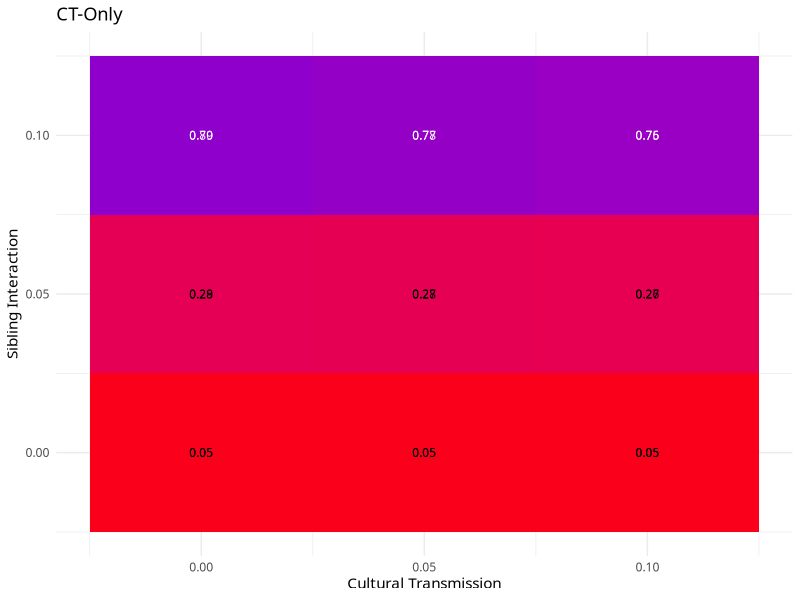
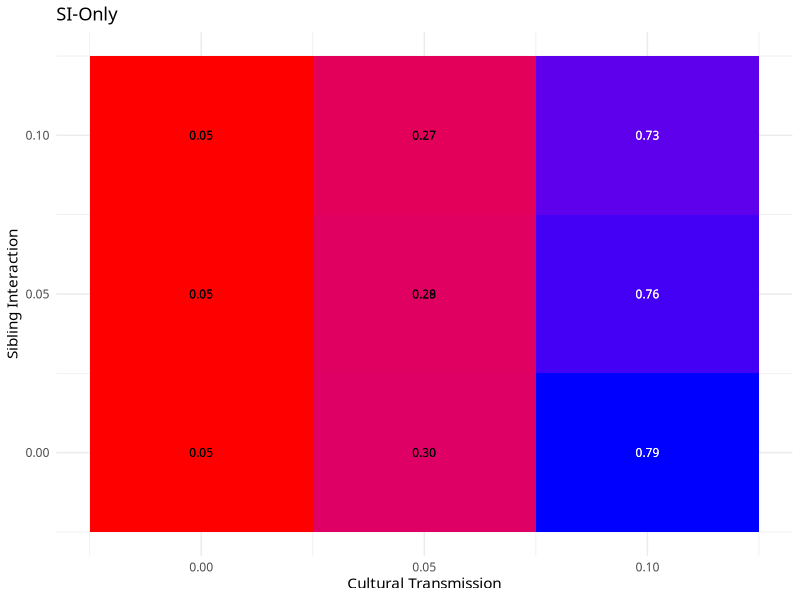
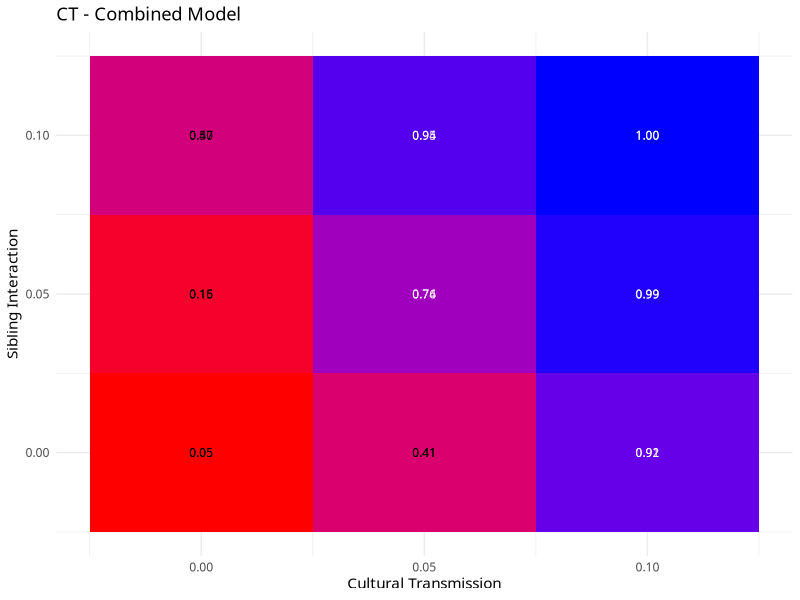
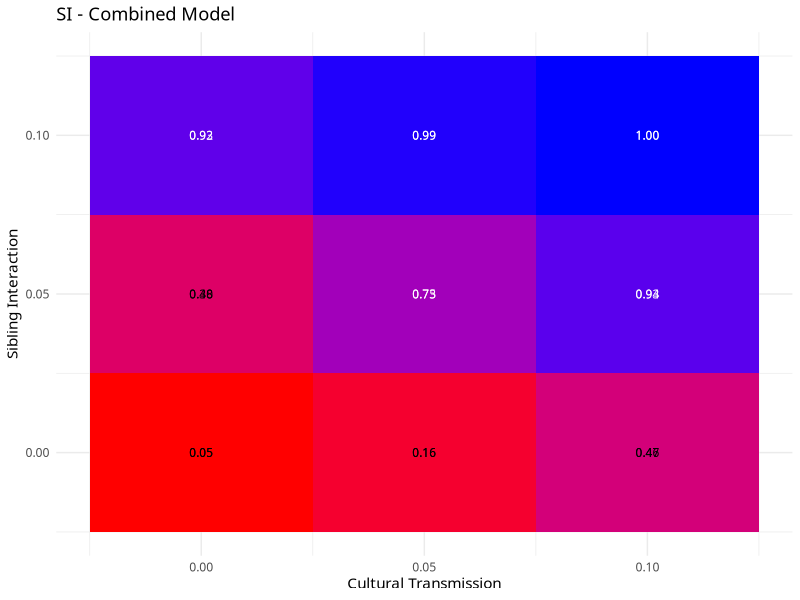
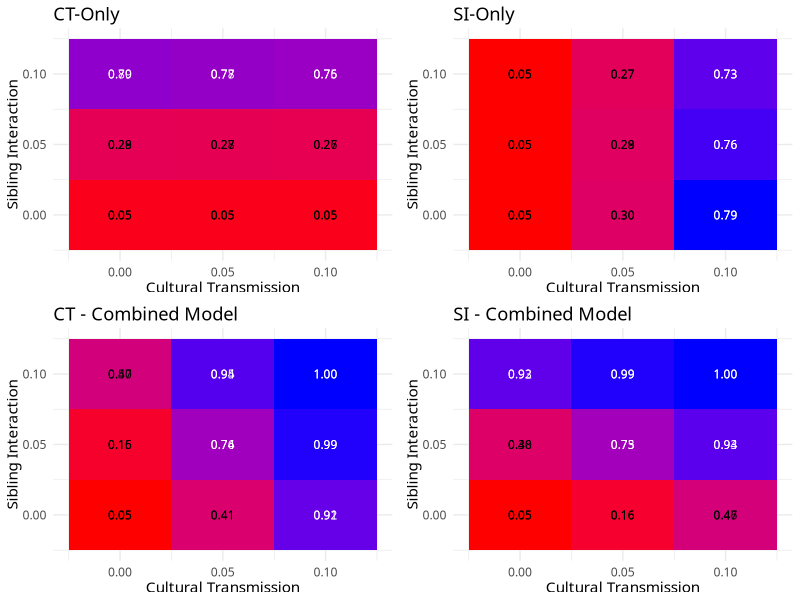
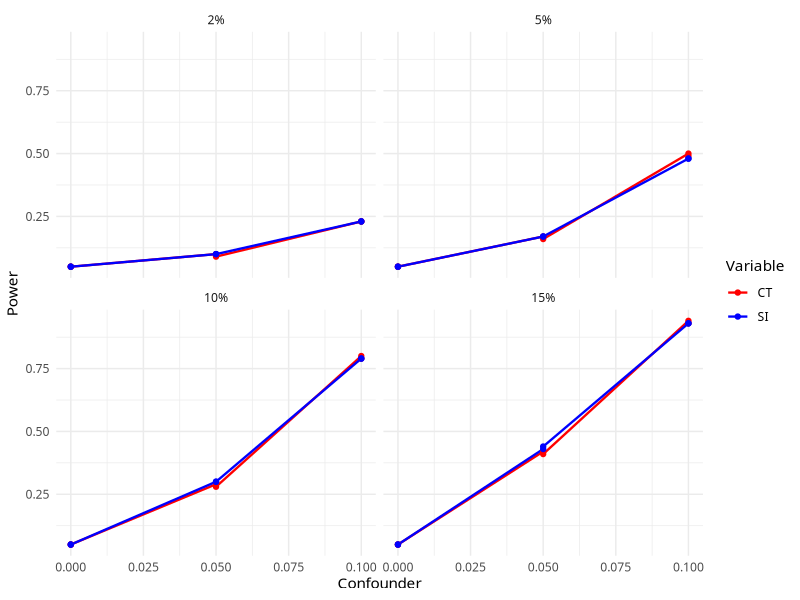

The R script that drew these images, in order: (Note: this script raises an error after producing the figures.)
# Packages
library(tidyverse)
library(cowplot)
library(gridExtra)

# Load in data sets
paper_power <- read.csv("paper_mx_power.csv")
paper_estimates <- read.csv("paper_mx_estimates.csv")

# RUNNING TEXT
# Plot 2 - Statistical Power Relative to effect sizes for cultural transmission and sibling interaction
part1 <- paper_power %>%
  filter(PGS == 0.1) %>%
  ggplot(aes(x = g, y = b, fill = p1)) +
  geom_tile() +
  geom_text(aes(label = sprintf("%.2f", p1),
                color = ifelse(p1 > 0.5, "white", "black")),  # Dynamic text color
            size = 3, family = "CMU Serif") +
  scale_fill_gradient(low = "red", high = "blue", limits = c(0, 1)) +  # Two-colored gradient
  scale_color_identity() +  # Use identity scale for text color (white/black)
  labs(x = "Cultural Transmission", y = "Sibling Interaction", fill = "Power") +
  ggtitle("CT-Only") +
  theme_minimal(base_family = "CMU Serif") +
  theme(legend.position = "none")

part2 <- paper_power %>%
  filter(PGS == 0.1) %>%
  ggplot(aes(x = g, y = b, fill = p2)) +
  geom_tile() +
  geom_text(aes(label = sprintf("%.2f", p2),
                color = ifelse(p2 > 0.5, "white", "black")),  # Dynamic text color
            size = 3, family = "CMU Serif") +
  scale_fill_gradient(low = "red", high = "blue") +  # Two-colored gradient
  scale_color_identity() +  # Use identity scale for text color (white/black)
  labs(x = "Cultural Transmission", y = "Sibling Interaction", fill = "Power") +
  ggtitle("SI-Only") +
  theme_minimal(base_family = "CMU Serif") +
  theme(legend.position = "none")

part3 <- paper_power %>%
  filter(PGS == 0.1) %>%
  ggplot(aes(x = g, y = b, fill = p3)) +
  geom_tile() +
  geom_text(aes(label = sprintf("%.2f", p3),
                color = ifelse(p3 > 0.5, "white", "black")),  # Dynamic text color
            size = 3, family = "CMU Serif") +
  scale_fill_gradient(low = "red", high = "blue") +  # Two-colored gradient
  scale_color_identity() +  # Use identity scale for text color (white/black)
  labs(x = "Cultural Transmission", y = "Sibling Interaction", fill = "Power") +
  ggtitle("CT - Combined Model") +
  theme_minimal(base_family = "CMU Serif") +
  theme(legend.position = "none")

part4 <- paper_power %>%
  filter(PGS == 0.1) %>%
  ggplot(aes(x = g, y = b, fill = p4)) +
  geom_tile() +
  geom_text(aes(label = sprintf("%.2f", p4),
                color = ifelse(p4 > 0.5, "white", "black")),  # Dynamic text color
            size = 3, family = "CMU Serif") +
  scale_fill_gradient(low = "red", high = "blue") +  # Two-colored gradient
  scale_color_identity() +  # Use identity scale for text color (white/black)
  labs(x = "Cultural Transmission", y = "Sibling Interaction", fill = "Power") +
  ggtitle("SI - Combined Model") +
  theme_minimal(base_family = "CMU Serif") +
  theme(legend.position = "none")

# Combine the plots into a grid
plot2 <- plot_grid(part1, part2, part3, part4, ncol = 2)

# Plot 3 - Type I Error Rate for Four Different Strengths of PGS Predictive Power in the MZ & DZ Sample
p1_mx_data <- paper_power %>%
  filter(g == 0) %>%
  dplyr::select("b", "p1", "PGS") %>%
  mutate(Variable = "CT", Sample = "MZ & DZ") %>%
  rename(Confounder = b, Power = p1)

p2_mx_data <- paper_power %>%
  filter(b == 0) %>%
  dplyr::select("g", "p2", 'PGS') %>%
  mutate(Variable = "SI", Sample = "MZ & DZ") %>%
  rename(Confounder = g, Power = p2)

mx_mzdz_data <- rbind(p1_mx_data, p2_mx_data) %>%
  mutate(PGS_percent = factor(scales::percent(PGS), levels = c("2%", "5%", "10%", "15%")))

plot3 <- ggplot(data = mx_mzdz_data, mapping = aes(x = Confounder, y = Power, color = Variable)) +
  geom_line(linewidth = 0.8) +
  geom_point(size = 1.5) +
  facet_wrap(~PGS_percent) +
  scale_color_manual(values = c("red", "blue")) +
  theme_minimal(base_family = "CMU Serif")

# Plot 4 - Type I Error Rate for Four Different Strengths of PGS Predictive Power in the MZ & DZ vs. DZ-only Sample
p5_mx_data <- paper_power %>%
  filter(g == 0) %>%
  dplyr::select("b", "p5", "PGS") %>%
  mutate(Variable = "CT", Sample = "DZ") %>%
  rename(Confounder = b, Power = p5)

p6_mx_data <- paper_power %>%
  filter(b == 0) %>%
  dplyr::select("g", "p6", 'PGS') %>%
  mutate(Variable = "SI", Sample = "DZ") %>%
  rename(Confounder = g, Power = p6)

mx_dz_data <- rbind(p5_mx_data, p6_mx_data) %>%
  mutate(PGS_percent = factor(scales::percent(PGS), levels = c("2%", "5%", "10%", "15%")))

full_mx_data <- rbind(mx_mzdz_data, mx_dz_data)

plot4 <- ggplot(data = full_mx_data, mapping = aes(x = Confounder, y = Power, color = Variable, linetype = Sample)) +
  geom_line(linewidth = 0.8) +
  geom_point(size = 1.5) +
  facet_wrap(~PGS_percent) +
  scale_linetype_manual(values = c("DZ" = "dotted", "MZ & DZ" = "solid")) +
  scale_color_manual(values = c("red", "blue")) +
  theme_minimal(base_family = "CMU Serif")

# APPENDIX
# Plot 1
appendix1 <- ggplot(data_noCT_long, aes(x = SI, y = value, color = variable, shape = variable)) +
  geom_line() +
  geom_point() +
  labs(title = NULL,
       x = "Sibling Interaction",
       y = "Power",
       color = "Parameter", shape = "Parameter") +
  scale_color_manual(values = colorRampPalette(c("red", "blue"))(4)) +
  scale_shape_manual(values = c(15, 17, 18, 19)) +
  theme_minimal(base_family = "CMU Serif")

# Plot 2
appendix2 <- ggplot(data_noSI_long, aes(x = CT, y = value, color = variable, shape = variable)) +
  geom_line() +
  geom_point() +
  labs(title = NULL,
       x = "Cultural Transmission",
       y = "Power",
       color = "Parameter", shape = "Parameter") +
  scale_color_manual(values = colorRampPalette(c("red", "blue"))(4)) +
  scale_shape_manual(values = c(15, 17, 18, 19)) +
  theme_minimal(base_family = "CMU Serif")

# Plot 3
# Creating and standardizing the data
comp_plot_data <- data.frame(setting = 1:4, a = sqrt(seq(.4,1,.2)), c = sqrt(.3), e = sqrt(.3))
comp_plot_data$a_stand <- comp_plot_data$a / (comp_plot_data$a + comp_plot_data$c + comp_plot_data$e)
comp_plot_data$c_stand <- comp_plot_data$c / (comp_plot_data$a + comp_plot_data$c + comp_plot_data$e)
comp_plot_data$e_stand <- comp_plot_data$e / (comp_plot_data$a + comp_plot_data$c + comp_plot_data$e)

# Preparing data for ggplot (pivot for long format)
comp_plot_data_long <- comp_plot_data %>%
  pivot_longer(cols = c(a, c, a_stand, c_stand),
               names_to = c(".value", "type"),
               names_pattern = "(.*)(_stand)?")

# Plot unstandardized
app_part1 <- ggplot(comp_plot_data_long, aes(x = setting)) +
  geom_line(aes(y = a, color = "blue")) +
  geom_line(aes(y = c, color = "red")) +
  geom_point(aes(y = a), color = "white", size = 6) +  # White background for letter "a"
  geom_point(aes(y = c), color = "white", size = 6) +  # White background for letter "c"
  geom_text(aes(y = a, label = "a", color = "blue"), size = 4, family = "CMU Serif") +   # Use "a" as the point
  geom_text(aes(y = c, label = "c", color = "red"), size = 4, family = "CMU Serif") +    # Use "c" as the point
  labs(x = "Setting", y = "Unstandardized Values") +
  scale_color_identity(guide = "none") +
  ylim(0,1) +
  theme_minimal(base_family = "CMU Serif")

# Plot standardized
app_part2 <- ggplot(comp_plot_data_long, aes(x = setting)) +
  geom_line(aes(y = a_stand, color = "blue")) +
  geom_line(aes(y = c_stand, color = "red")) +
  geom_point(aes(y = a_stand), color = "white", size = 6) +  # White background for letter "a"
  geom_point(aes(y = c_stand), color = "white", size = 6) +  # White background for letter "c"
  geom_text(aes(y = a_stand, label = "a", color = "blue", family = "CMU Serif"), size = 4) +   # Use "a" as the point
  geom_text(aes(y = c_stand, label = "c", color = "red", family = "CMU Serif"), size = 4) +    # Use "c" as the point
  labs(x = "Setting", y = "Standardized Values") +
  scale_color_identity(guide = "none") +
  ylim(0,1) +
  theme_minimal(base_family = "CMU Serif")

grid.arrange(app_part1, app_part2, ncol = 2)

# Plot 4
appendix4 <- power_varya %>%
  ggplot(aes(x = g, y = b, fill = p1)) +
  geom_tile() +
  facet_wrap(~a) +
  geom_text(aes(label = sprintf("%.2f", p1),
                color = ifelse(p1 < 0.5, "white", "black")),  # Dynamic text color
            size = 3, family = "CMU Serif") +
  scale_fill_gradient(low = "red", high = "blue") +  # Two-colored gradient
  scale_color_identity() +  # Use identity scale for text color (white/black)
  labs(x = "Cultural Transmission", y = "Sibling Interaction", fill = "Power") +
  theme_minimal(base_family = "CMU Serif")

# Plot 5
appendix5 <-power_varya %>%
  ggplot(aes(x = g, y = b, fill = p2)) +
  geom_tile() +
  facet_wrap(~a) +
  geom_text(aes(label = sprintf("%.2f", p2),
                color = ifelse(p2 < 0.5, "white", "black")),  # Dynamic text color
            size = 3, family = "CMU Serif") +
  scale_fill_gradient(low = "red", high = "blue") +  # Two-colored gradient
  scale_color_identity() +  # Use identity scale for text color (white/black)
  labs(x = "Cultural Transmission", y = "Sibling Interaction", fill = "Power") +
  theme_minimal(base_family = "CMU Serif")

# Plot 6
appendix6 <-power_varya %>%
  ggplot(aes(x = g, y = b, fill = p3)) +
  geom_tile() +
  facet_wrap(~a) +
  geom_text(aes(label = sprintf("%.2f", p3),
                color = ifelse(p3 < 0.5, "white", "black")),  # Dynamic text color
            size = 3, family = "CMU Serif") +
  scale_fill_gradient(low = "red", high = "blue") +  # Two-colored gradient
  scale_color_identity() +  # Use identity scale for text color (white/black)
  labs(x = "Cultural Transmission", y = "Sibling Interaction", fill = "Power") +
  theme_minimal(base_family = "CMU Serif")

# Plot 7
appendix7 <- power_varya %>%
  ggplot(aes(x = g, y = b, fill = p4)) +
  geom_tile() +
  facet_wrap(~a) +
  geom_text(aes(label = sprintf("%.2f", p4),
                color = ifelse(p4 < 0.5, "white", "black")),  # Dynamic text color
            size = 3, family = "CMU Serif") +
  scale_fill_gradient(low = "red", high = "blue") +  # Two-colored gradient
  scale_color_identity() +  # Use identity scale for text color (white/black)
  labs(x = "Cultural Transmission", y = "Sibling Interaction", fill = "Power") +
  theme_minimal(base_family = "CMU Serif")

# Plot 8
p1_gee_data <- gee_power %>%
  filter(g == 0) %>%
  dplyr::select("b", "p1", "PGS") %>%
  mutate(Variable = "CT", Sample = "MZ & DZ") %>%
  rename(Confounder = b, Power = p1)

p2_gee_data <- gee_power %>%
  filter(b == 0) %>%
  dplyr::select("g", "p2", 'PGS') %>%
  mutate(Variable = "SI", Sample = "MZ & DZ") %>%
  rename(Confounder = g, Power = p2)

gee_mzdz_data <- rbind(p1_gee_data, p2_gee_data) %>%
  mutate(PGS_percent = factor(scales::percent(PGS), levels = c("2%", "5%", "10%", "15%")))

gee_mzdz_data$Method <- c("Gee")
mx_mzdz_data$Method <- c("OpenMx")

full_mzdz_data <- rbind(gee_mzdz_data, mx_mzdz_data)

appendix8 <- ggplot(data = full_mzdz_data, mapping = aes(x = Confounder, y = Power, color = Variable, linetype = Method)) +
  geom_line(linewidth = 0.8) +
  geom_point() +
  facet_wrap(~PGS_percent) +
  scale_linetype_manual(values = c("Gee" = "dotted", "OpenMx" = "solid")) +
  scale_color_manual(values = c("red", "blue")) +
  theme_minimal(base_family = "CMU Serif")
